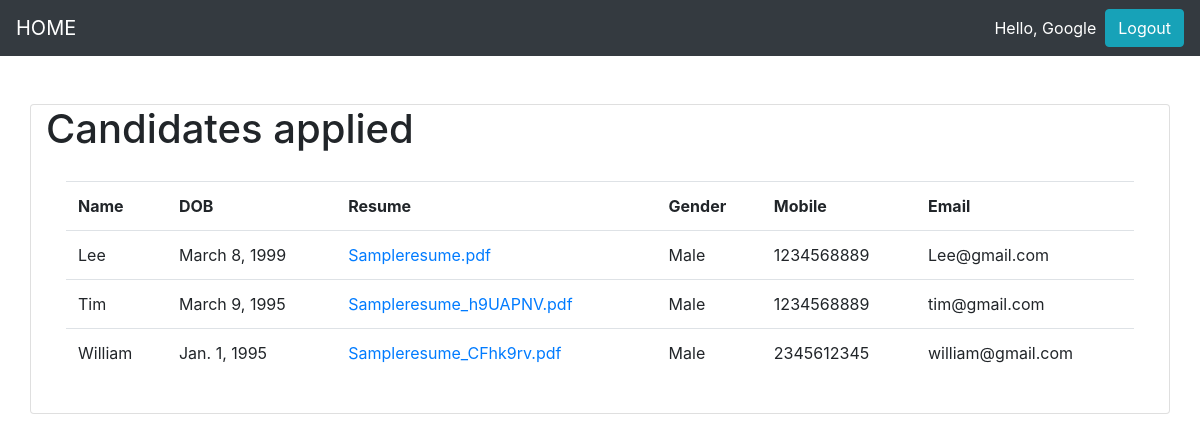
Before: / (signed in) with the older database file.
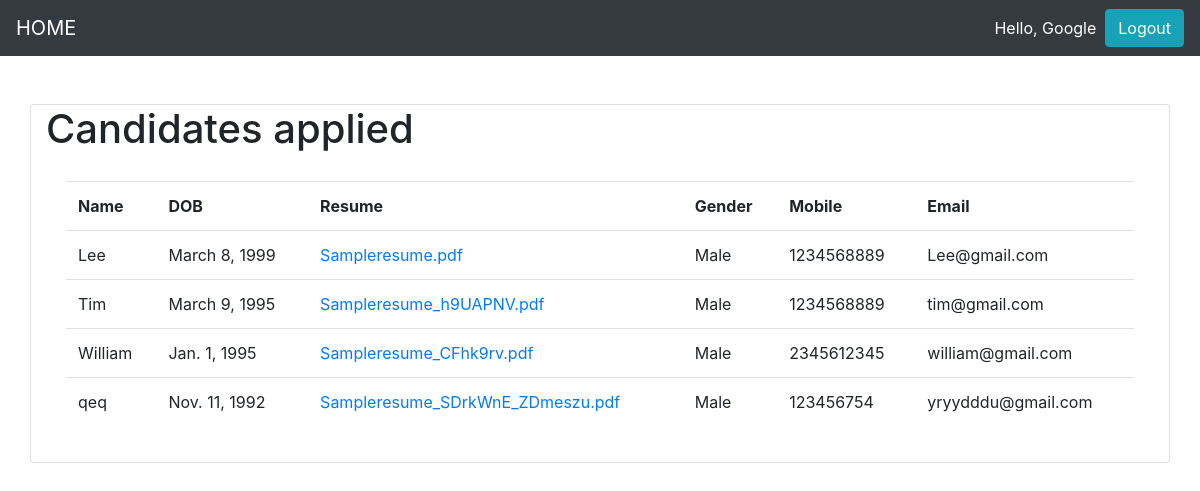
After: the same page with the newer database file.
### JobPortal/models.py (models this page shows, shortened)
class Candidates(models.Model):
    category=(
        ('Male','male'),
        ('Female','female'),
        ('Other','other'),
    )
    name=models.CharField(max_length=200,null=True)
    dob=models.DateField(null=True)
    gender= models.CharField(max_length=200,null=True,choices=category)
    mobile= models.CharField(max_length=200,null=True)
    email= models.CharField(max_length=200,null=True)
    resume=models.FileField(null=True)
    company=models.ManyToManyField(Company,blank=True)

### JobPortal/views.py (the view)
# urls.py: 2. Add a URL to urlpatterns:  path('', views.home, name='home')
def home(request):
    if request.user.is_authenticated:
        candidates=Candidates.objects.filter(company__name=request.user.username)
        context={
            'candidates':candidates,
        }
        return render(request,'hr.html',context)
    else:
        companies=Company.objects.all()
        context={
            'companies':companies,
        }
        return render(request,'Jobseeker.html',context)

### JobPortal/templates/hr.html
{% extends 'main.html' %}
{% load static%}
{% block content %}
<div class="container card">
    <h1>Candidates applied</h1>
    <div class="card-body">
        <table class="table table-hover">
            <tr>
                <th>Name</th>
                <th>DOB</th>
                <th>Resume</th>
                <th>Gender</th>
                <th>Mobile</th>
                <th>Email</th>
            </tr>
            {% for c in candidates %}
                <tr>
                    <td>{{c.name}}</td>
                    <td>{{c.dob}}</td>
                    {% if c.resume %}
                    <td><a href='{{c.resume.url}}' download >{{c.resume}}</td></a></td>
                    {% else %}
                    <td>Not submitted</td>
                    {% endif %}
                    <td>{{c.gender}}</td>
                    <td>{{c.mobile}}</td>
                    <td>{{c.email}}</td>
                </tr>
            {% endfor %}
        </table>
    </div>
</div>
{% endblock %}

### JobPortal/templates/main.html (shortened to what this page needs)
<!DOCTYPE html>
<html lang="en">
<head>
    <link rel="stylesheet" href="https://stackpath.bootstrapcdn.com/bootstrap/4.5.0/css/bootstrap.min.css"0>
</head>
<body>
    {% include 'navbar.html' %}
    <br>
	<br>
    {%block content%}
    {% endblock %}
</body>
</html>

### JobPortal/templates/navbar.html (shortened to what this page needs)
<head>
  </head>
  <nav class="navbar navbar-expand-lg navbar-dark bg-dark">
      <a class="navbar-brand" href="{% url 'home' %}">HOME</a>
      {% if request.user.is_authenticated %}
      <span class="user">Hello, {{request.user}}  &nbsp;</span>
      <span ><a  class="user btn btn-info" href ="{% url 'logout' %}"> Logout</a></span>
      {% else %}
          <span ><a class="user" href="{% url 'login' %}">Login</a></span>>
          <span ><a class="user" href="{% url 'register' %}">Register</a></span>>
      {% endif  %}
    </nav>

### JobPortal/templates/navbar.html (style rules this page uses)
.user { color:white; text-decoration: none; }

Changed rows visible on the page:
added Candidates: name "qeq", dob "Nov. 11, 1992", resume "Sampleresume_SDrkWnE_ZDmeszu.pdf", gender "Male", mobile "123456754", email "yryydddu@gmail.com"
